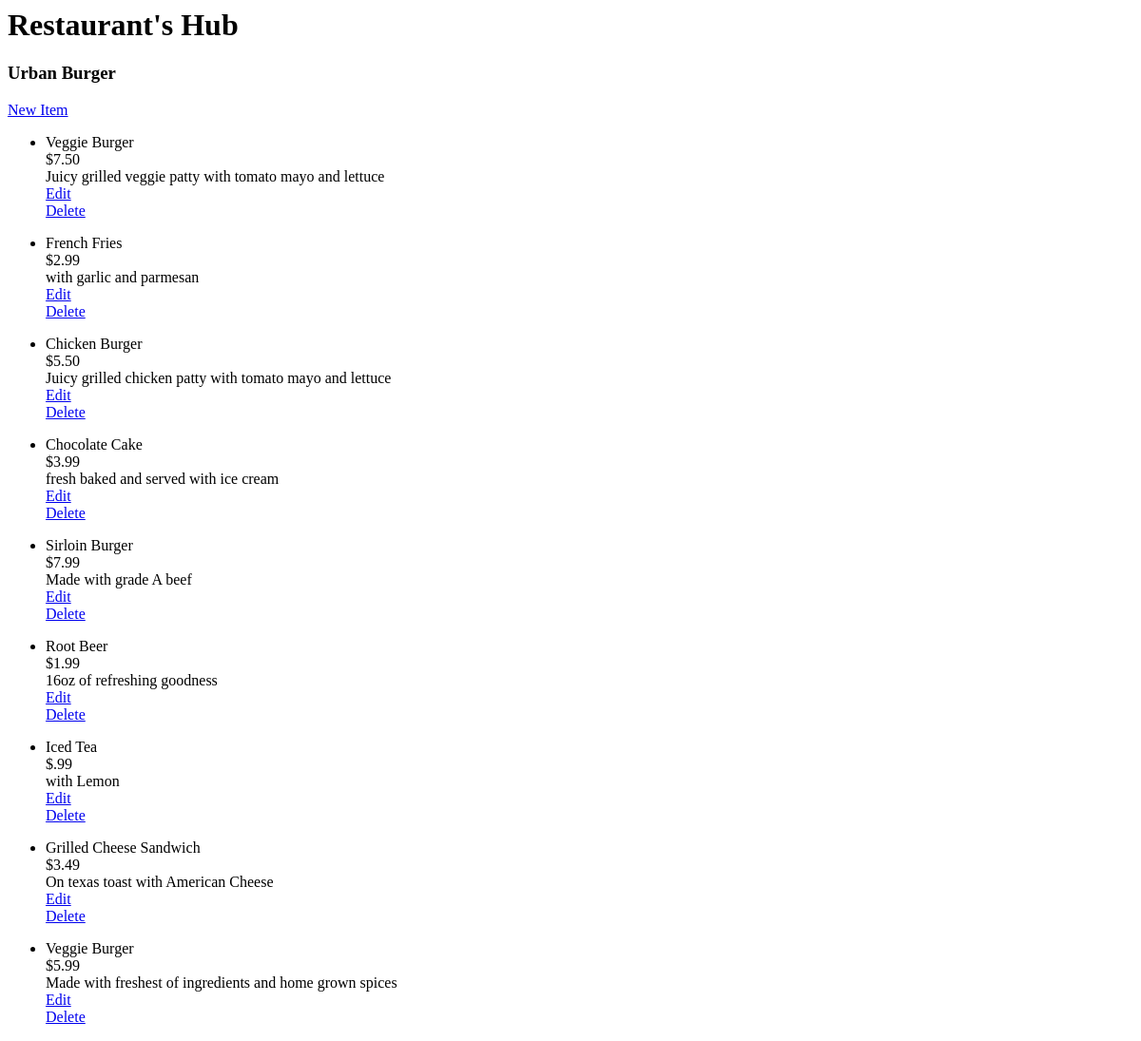
/restaurant/1/menu, run on an earlier commit of the app's database.
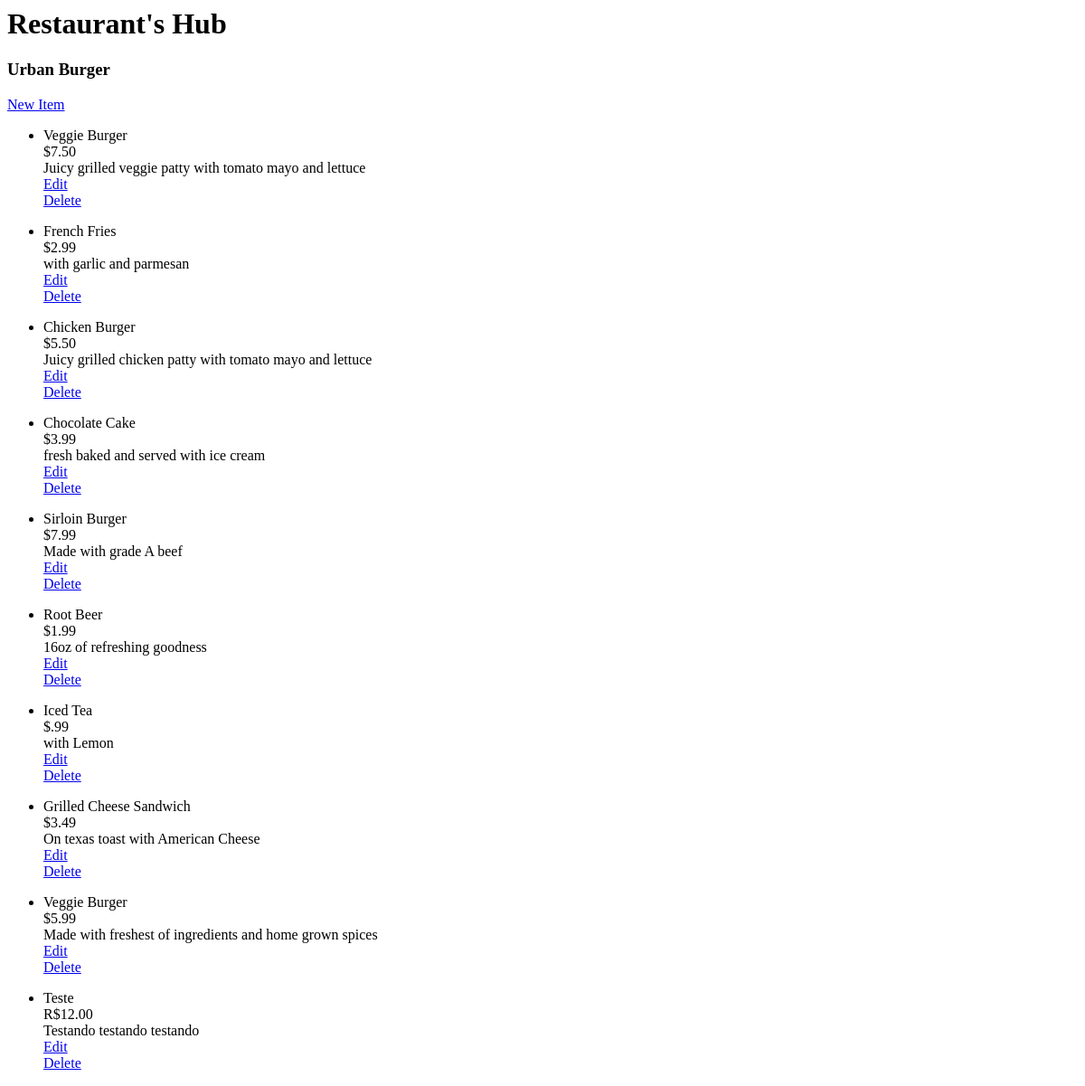
And on a later commit of the database.
### database_setup.py (models this page shows)
class Restaurant(Base):
    __tablename__ = 'restaurant'
    id = Column(Integer, primary_key=True)
    name = Column(String(80), nullable=False)

class MenuItem(Base):
    __tablename__ = 'menu_item'
    id = Column(Integer, primary_key=True)
    name = Column(String(80), nullable=False)
    price = Column(String(80), nullable=False)
    description = Column(String(250), nullable=False)
    course = Column(String(80), nullable=False)
    restaurant_id = Column(Integer, ForeignKey('restaurant.id'))
    restaurant = relationship(Restaurant)

### webserver.py (the view)
@app.route('/restaurant/<int:restaurant_id>')
@app.route('/restaurant/<int:restaurant_id>/menu')
def showMenu(restaurant_id):
    restaurant = session.query(Restaurant).filter_by( id = restaurant_id).one()
    items = session.query(MenuItem).filter_by( restaurant_id = restaurant.id).all()
    return render_template('menu.html', restaurant = restaurant, items = items )

### templates/menu.html (shortened to what this page needs)
<html>
    <body>
        <div>
            <h1> Restaurant's Hub </h1>
            <div>
                <h3> {{ restaurant.name }} </h3>
                <p>
                    <a href='{{ url_for("newMenuItem", restaurant_id = restaurant.id )}}'> New Item</a>
                </p>
                <ul>
                    {% for item in items %}
                    <li>
                        <p>
                            {{ item.name }}
                            {{ item.price }}
                            {{ item.description }}
                            <a href='#'> Edit </a>
                            <a href='#'> Delete </a>
                        </p>
                    </li>
                    {% endfor %}
                </ul>
            </div>
        </div>
    </body>
</html>

What changed in the data, as far as the page shows it:
added MenuItem: name "Teste", price "R$12.00", description "Testando testando testando"
